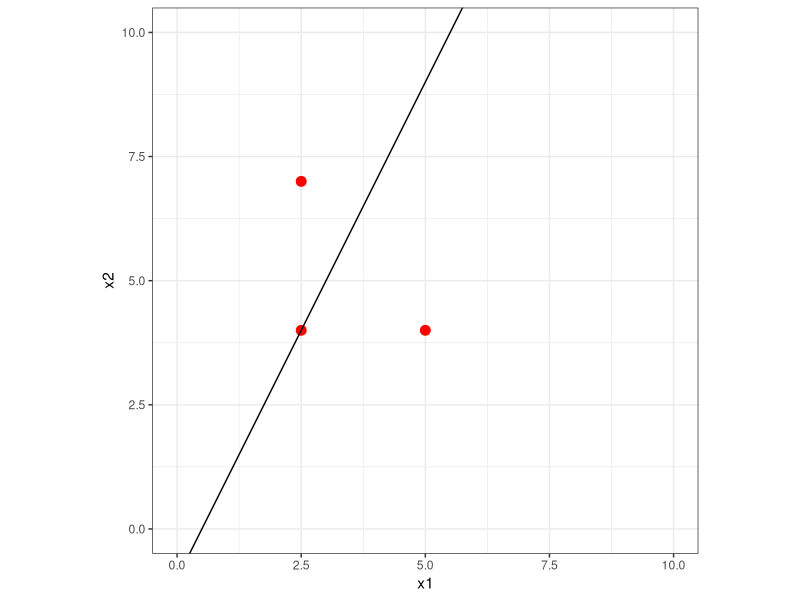
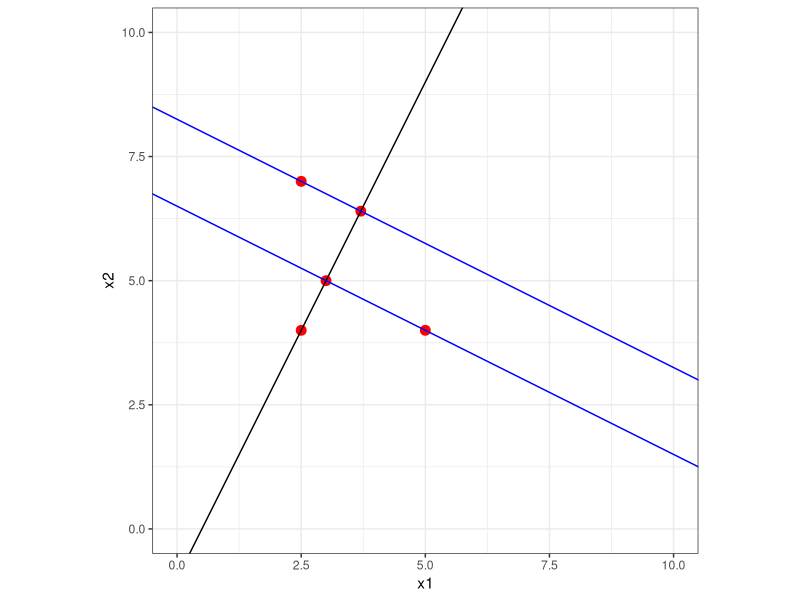

Write the R code that produced these figures, in order.
# This illustrates what the margin separator does

library(tidyverse)

our_tibble <- tibble(x1 = c(5, 2.5, 2.5), x2 = c(4, 4, 7))

ggplot(data = our_tibble) + 
  geom_point(aes(x1, x2), size = 3, color = "red") + 
  geom_abline(slope = 2, intercept = -1) + 
  coord_equal(xlim = c(0, 10), ylim = c(0, 10)) +
  theme_bw()

# Note that our "linear separator" is the vector \beta = (-1, 2, -1), 
# i.e., -1 + 2x_1 -x_2 = 0
# In the normalized version that would be:
original_beta <- c(-1, 2, -1)
normalized_beta <- c(-1, 2, -1)/sqrt(sum(c(-1, 2, -1)^2))

# check norm=1
sum(normalized_beta^2)

# The projection's distance of our points to our hyperplan would be:
colSums(normalized_beta*t(cbind(1, our_tibble)))

# You can see that the first point (under our hyperplane) has a value of 2.04
# The second point (which was chosen on the hyperplane) has a value of 0 (up to percision error)
# The third point is slightly closer to the hyperplane but from the "other side" compared to the first point, 
#    accordingly it has a value of -1.2


# The plot with the projections
our_new_tibble <- our_tibble %>% 
  bind_rows(tibble(x1 = c(3, 3.7), x2 = c(5, 6.4)))

ggplot(data = our_new_tibble) + 
  geom_point(aes(x1, x2), size = 3, color = "red") + 
  geom_abline(slope = 2, intercept = -1) + 
  geom_abline(slope = -0.5, intercept = 6.5, color = "blue") +
  geom_abline(slope = -0.5, intercept = 8.25, color = "blue") +
  coord_equal(xlim = c(0, 10), ylim = c(0, 10)) +
  theme_bw()

colSums(normalized_beta*t(cbind(1, our_new_tibble)))

# To find the projections use the perpendicular to the hyperplane (N=2i-j),
# Set (x_1-5)/2=t; (x_2-4)/(-1)=t
# Derives: x_1 = 2t+5; x_2 = 4-t
# Set the condition of being in the hyperplane: 4-t=2*(2t+5)-1
# t=-1; x_1=3, x_2=6.
# In a similar manner for the rest.
# To get the perpendicular line, we know the slope is -1/2, and set the point to get the intercept.